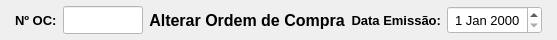
     <widget class="QWidget" name="widget_cabecalho" native="true">
      <property name="sizePolicy">
       <sizepolicy hsizetype="Preferred" vsizetype="Fixed">
        <horstretch>0</horstretch>
        <verstretch>0</verstretch>
       </sizepolicy>
      </property>
      <property name="minimumSize">
       <size>
        <width>0</width>
        <height>40</height>
       </size>
      </property>
      <property name="maximumSize">
       <size>
        <width>16777215</width>
        <height>40</height>
       </size>
      </property>
      <property name="styleSheet">
       <string notr="true"/>
      </property>
      <layout class="QHBoxLayout" name="horizontalLayout_3">
       <property name="spacing">
        <number>6</number>
       </property>
       <property name="leftMargin">
        <number>15</number>
       </property>
       <property name="topMargin">
        <number>6</number>
       </property>
       <property name="rightMargin">
        <number>15</number>
       </property>
       <property name="bottomMargin">
        <number>6</number>
       </property>
       <item>
        <widget class="QLabel" name="label_4">
         <property name="sizePolicy">
          <sizepolicy hsizetype="Fixed" vsizetype="Preferred">
           <horstretch>0</horstretch>
           <verstretch>0</verstretch>
          </sizepolicy>
         </property>
         <property name="maximumSize">
          <size>
           <width>45</width>
           <height>16777215</height>
          </size>
         </property>
         <property name="font">
          <font>
           <pointsize>10</pointsize>
           <weight>75</weight>
           <bold>true</bold>
          </font>
         </property>
         <property name="text">
          <string>Nº OC:</string>
         </property>
         <property name="alignment">
          <set>Qt::AlignLeading|Qt::AlignLeft|Qt::AlignVCenter</set>
         </property>
        </widget>
       </item>
       <item>
        <widget class="QLineEdit" name="line_NumOC">
         <property name="sizePolicy">
          <sizepolicy hsizetype="Fixed" vsizetype="Preferred">
           <horstretch>0</horstretch>
           <verstretch>0</verstretch>
          </sizepolicy>
         </property>
         <property name="minimumSize">
          <size>
           <width>80</width>
           <height>0</height>
          </size>
         </property>
         <property name="maximumSize">
          <size>
           <width>80</width>
           <height>16777215</height>
          </size>
         </property>
         <property name="font">
          <font>
           <pointsize>9</pointsize>
          </font>
         </property>
         <property name="styleSheet">
          <string notr="true">background-color: rgb(255, 255, 255);</string>
         </property>
         <property name="alignment">
          <set>Qt::AlignCenter</set>
         </property>
        </widget>
       </item>
       <item>
        <widget class="QLabel" name="label_18">
         <property name="font">
          <font>
           <pointsize>12</pointsize>
           <weight>75</weight>
           <bold>true</bold>
          </font>
         </property>
         <property name="text">
          <string>Alterar Ordem de Compra</string>
         </property>
         <property name="alignment">
          <set>Qt::AlignCenter</set>
         </property>
        </widget>
       </item>
       <item>
        <widget class="QLabel" name="label_12">
         <property name="sizePolicy">
          <sizepolicy hsizetype="Fixed" vsizetype="Preferred">
           <horstretch>0</horstretch>
           <verstretch>0</verstretch>
          </sizepolicy>
         </property>
         <property name="maximumSize">
          <size>
           <width>111</width>
           <height>16777215</height>
          </size>
         </property>
         <property name="font">
          <font>
           <pointsize>10</pointsize>
           <weight>75</weight>
           <bold>true</bold>
          </font>
         </property>
         <property name="text">
          <string>Data Emissão:</string>
         </property>
         <property name="alignment">
          <set>Qt::AlignRight|Qt::AlignTrailing|Qt::AlignVCenter</set>
         </property>
        </widget>
       </item>
       <item>
        <widget class="QDateEdit" name="date_Emissao">
         <property name="sizePolicy">
          <sizepolicy hsizetype="Fixed" vsizetype="Preferred">
           <horstretch>0</horstretch>
           <verstretch>0</verstretch>
          </sizepolicy>
         </property>
         <property name="maximumSize">
          <size>
           <width>95</width>
           <height>16777215</height>
          </size>
         </property>
         <property name="font">
          <font>
           <pointsize>10</pointsize>
          </font>
         </property>
         <property name="styleSheet">
          <string notr="true">background-color: rgb(255, 255, 255);</string>
         </property>
         <property name="alignment">
          <set>Qt::AlignCenter</set>
         </property>
        </widget>
       </item>
      </layout>
     </widget>
